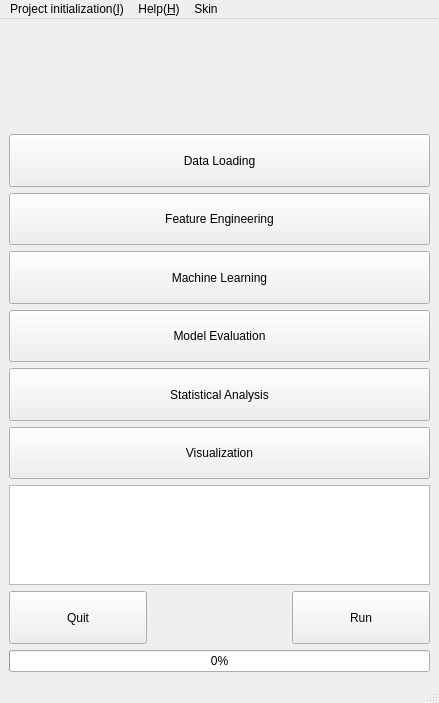
<?xml version="1.0" encoding="UTF-8"?>
<ui version="4.0">
 <class>MainWindow</class>
 <widget class="QMainWindow" name="MainWindow">
  <property name="geometry">
   <rect>
    <x>0</x>
    <y>0</y>
    <width>439</width>
    <height>703</height>
   </rect>
  </property>
  <property name="sizePolicy">
   <sizepolicy hsizetype="Expanding" vsizetype="Expanding">
    <horstretch>0</horstretch>
    <verstretch>0</verstretch>
   </sizepolicy>
  </property>
  <property name="minimumSize">
   <size>
    <width>300</width>
    <height>400</height>
   </size>
  </property>
  <property name="maximumSize">
   <size>
    <width>100000</width>
    <height>100000</height>
   </size>
  </property>
  <property name="mouseTracking">
   <bool>false</bool>
  </property>
  <property name="windowTitle">
   <string>MainWindow</string>
  </property>
  <widget class="QWidget" name="centralwidget">
   <property name="sizePolicy">
    <sizepolicy hsizetype="Expanding" vsizetype="Expanding">
     <horstretch>0</horstretch>
     <verstretch>100</verstretch>
    </sizepolicy>
   </property>
   <property name="acceptDrops">
    <bool>false</bool>
   </property>
   <property name="autoFillBackground">
    <bool>false</bool>
   </property>
   <layout class="QGridLayout" name="gridLayout">
    <item row="7" column="0">
     <widget class="QTextBrowser" name="textBrowser">
      <property name="minimumSize">
       <size>
        <width>0</width>
        <height>20</height>
       </size>
      </property>
      <property name="maximumSize">
       <size>
        <width>10000000</width>
        <height>100</height>
       </size>
      </property>
      <property name="midLineWidth">
       <number>30</number>
      </property>
     </widget>
    </item>
    <item row="0" column="0">
     <widget class="QLabel" name="logo">
      <property name="minimumSize">
       <size>
        <width>0</width>
        <height>100</height>
       </size>
      </property>
      <property name="text">
       <string/>
      </property>
     </widget>
    </item>
    <item row="4" column="0">
     <widget class="QPushButton" name="model_evaluation">
      <property name="sizePolicy">
       <sizepolicy hsizetype="Expanding" vsizetype="Expanding">
        <horstretch>0</horstretch>
        <verstretch>0</verstretch>
       </sizepolicy>
      </property>
      <property name="text">
       <string>Model Evaluation</string>
      </property>
     </widget>
    </item>
    <item row="1" column="0">
     <widget class="QPushButton" name="data_loading">
      <property name="sizePolicy">
       <sizepolicy hsizetype="Expanding" vsizetype="Expanding">
        <horstretch>0</horstretch>
        <verstretch>0</verstretch>
       </sizepolicy>
      </property>
      <property name="styleSheet">
       <string notr="true"/>
      </property>
      <property name="text">
       <string>Data Loading</string>
      </property>
      <property name="iconSize">
       <size>
        <width>30</width>
        <height>30</height>
       </size>
      </property>
     </widget>
    </item>
    <item row="9" column="0">
     <widget class="QProgressBar" name="progressBar">
      <property name="value">
       <number>0</number>
      </property>
     </widget>
    </item>
    <item row="2" column="0">
     <widget class="QPushButton" name="feature_engineering">
      <property name="sizePolicy">
       <sizepolicy hsizetype="Expanding" vsizetype="Expanding">
        <horstretch>0</horstretch>
        <verstretch>0</verstretch>
       </sizepolicy>
      </property>
      <property name="text">
       <string>Feature Engineering</string>
      </property>
      <property name="iconSize">
       <size>
        <width>30</width>
        <height>30</height>
       </size>
      </property>
     </widget>
    </item>
    <item row="8" column="0">
     <layout class="QHBoxLayout" name="save_load">
      <item>
       <widget class="QPushButton" name="quit">
        <property name="sizePolicy">
         <sizepolicy hsizetype="Expanding" vsizetype="Expanding">
          <horstretch>0</horstretch>
          <verstretch>0</verstretch>
         </sizepolicy>
        </property>
        <property name="text">
         <string>Quit</string>
        </property>
       </widget>
      </item>
      <item>
       <spacer name="horizontalSpacer">
        <property name="orientation">
         <enum>Qt::Horizontal</enum>
        </property>
        <property name="sizeHint" stdset="0">
         <size>
          <width>40</width>
          <height>20</height>
         </size>
        </property>
       </spacer>
      </item>
      <item>
       <widget class="QPushButton" name="run">
        <property name="sizePolicy">
         <sizepolicy hsizetype="Expanding" vsizetype="Expanding">
          <horstretch>0</horstretch>
          <verstretch>0</verstretch>
         </sizepolicy>
        </property>
        <property name="text">
         <string>Run</string>
        </property>
        <property name="iconSize">
         <size>
          <width>30</width>
          <height>30</height>
         </size>
        </property>
       </widget>
      </item>
     </layout>
    </item>
    <item row="3" column="0">
     <widget class="QPushButton" name="machine_learning">
      <property name="sizePolicy">
       <sizepolicy hsizetype="Expanding" vsizetype="Expanding">
        <horstretch>0</horstretch>
        <verstretch>0</verstretch>
       </sizepolicy>
      </property>
      <property name="text">
       <string>Machine Learning</string>
      </property>
      <property name="iconSize">
       <size>
        <width>30</width>
        <height>30</height>
       </size>
      </property>
     </widget>
    </item>
    <item row="5" column="0">
     <widget class="QPushButton" name="statistical_analysis">
      <property name="sizePolicy">
       <sizepolicy hsizetype="Expanding" vsizetype="Expanding">
        <horstretch>0</horstretch>
        <verstretch>0</verstretch>
       </sizepolicy>
      </property>
      <property name="text">
       <string>Statistical Analysis</string>
      </property>
      <property name="iconSize">
       <size>
        <width>30</width>
        <height>30</height>
       </size>
      </property>
     </widget>
    </item>
    <item row="6" column="0">
     <widget class="QPushButton" name="Visualization">
      <property name="sizePolicy">
       <sizepolicy hsizetype="Expanding" vsizetype="Expanding">
        <horstretch>0</horstretch>
        <verstretch>0</verstretch>
       </sizepolicy>
      </property>
      <property name="text">
       <string>Visualization</string>
      </property>
     </widget>
    </item>
   </layout>
  </widget>
  <widget class="QStatusBar" name="statusbar"/>
  <widget class="QMenuBar" name="menubar">
   <property name="geometry">
    <rect>
     <x>0</x>
     <y>0</y>
     <width>439</width>
     <height>25</height>
    </rect>
   </property>
   <widget class="QMenu" name="menueasylearn">
    <property name="title">
     <string>Project initialization(&amp;I)</string>
    </property>
    <addaction name="separator"/>
    <addaction name="select_working_directory"/>
    <addaction name="create_configuration_file"/>
    <addaction name="choose_configuration_file"/>
   </widget>
   <widget class="QMenu" name="menuHelp_H">
    <property name="title">
     <string>Help(&amp;H)</string>
    </property>
   </widget>
   <widget class="QMenu" name="menuSkin">
    <property name="title">
     <string>Skin</string>
    </property>
    <addaction name="actionDark"/>
    <addaction name="actionBlack"/>
    <addaction name="actionDarkOrange"/>
    <addaction name="actionGray"/>
    <addaction name="actionBlue"/>
    <addaction name="actionNavy"/>
    <addaction name="actionClassic"/>
    <addaction name="actionLight"/>
   </widget>
   <addaction name="menueasylearn"/>
   <addaction name="menuHelp_H"/>
   <addaction name="menuSkin"/>
  </widget>
  <action name="current_working_directory">
   <property name="text">
    <string>Current working directory</string>
   </property>
  </action>
  <action name="select_working_directory">
   <property name="text">
    <string>Select working directory</string>
   </property>
  </action>
  <action name="create_configuration_file">
   <property name="text">
    <string>Create configuration file</string>
   </property>
  </action>
  <action name="choose_configuration_file">
   <property name="text">
    <string>Load configuration file</string>
   </property>
  </action>
  <action name="actionDark">
   <property name="text">
    <string>Dark</string>
   </property>
  </action>
  <action name="actionBlack">
   <property name="text">
    <string>Black</string>
   </property>
  </action>
  <action name="actionDarkOrange">
   <property name="text">
    <string>DarkOrange</string>
   </property>
  </action>
  <action name="actionGray">
   <property name="text">
    <string>Gray</string>
   </property>
  </action>
  <action name="actionBlue">
   <property name="text">
    <string>Blue</string>
   </property>
  </action>
  <action name="actionNavy">
   <property name="text">
    <string>Navy</string>
   </property>
  </action>
  <action name="actionClassic">
   <property name="text">
    <string>Classic</string>
   </property>
  </action>
  <action name="actionLight">
   <property name="text">
    <string>Light</string>
   </property>
  </action>
 </widget>
 <resources/>
 <connections/>
 <slots>
  <slot>smy_quit()</slot>
 </slots>
</ui>
